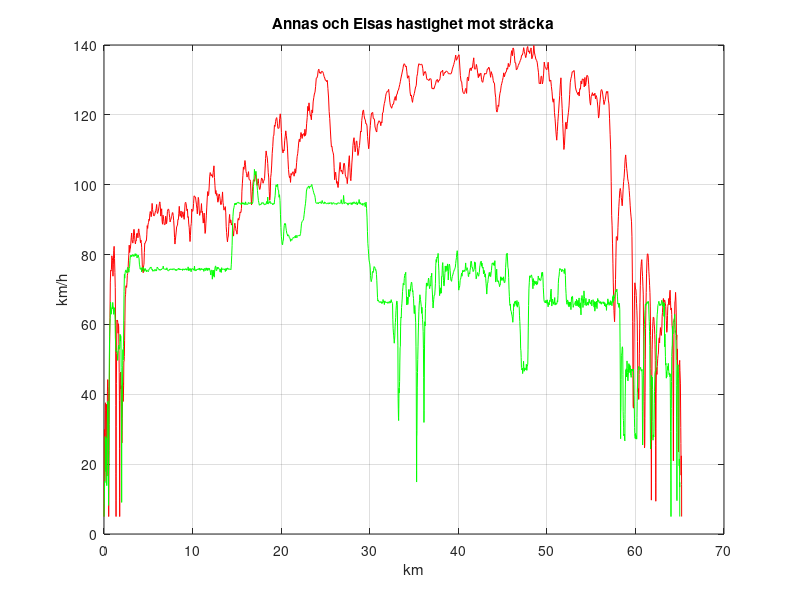

Recreate this plot in MATLAB.
%graf anna
load('speedanna.mat');
plot(distance_km,speed_kmph,'r')
grid on;
hold on;
%graf elsa
load('speedelsa.mat')
plot(distance_km,speed_kmph,'g') %Annas distance och speed försvinner, men de är redan plottade
hold off;
title('Annas och Elsas hastighet mot sträcka')
xlabel('km')
ylabel('km/h')
